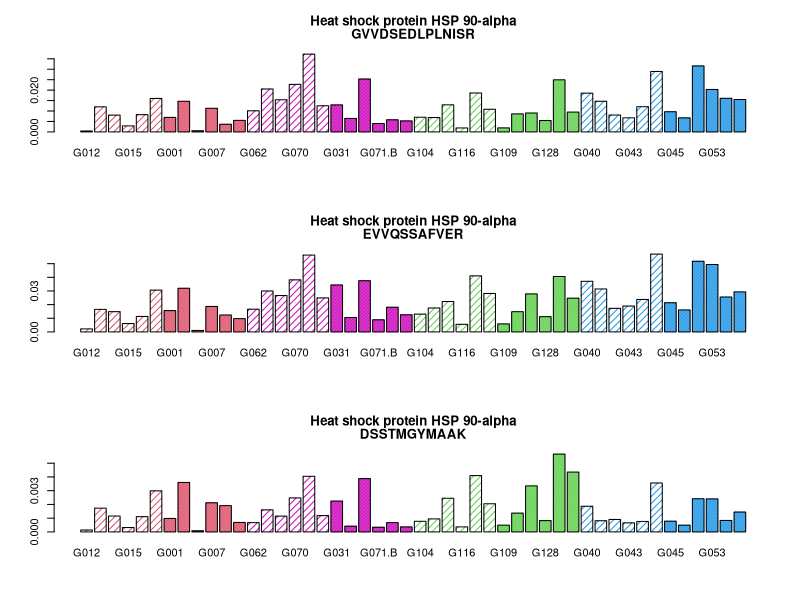
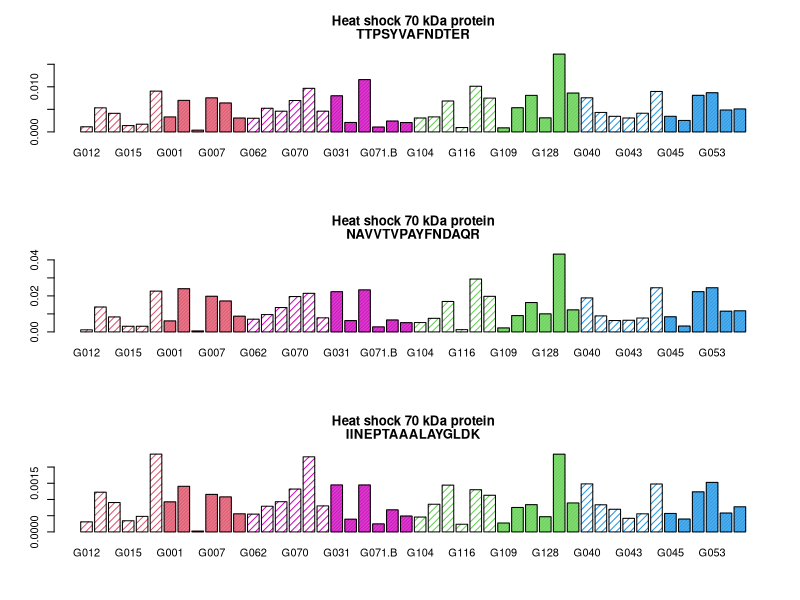
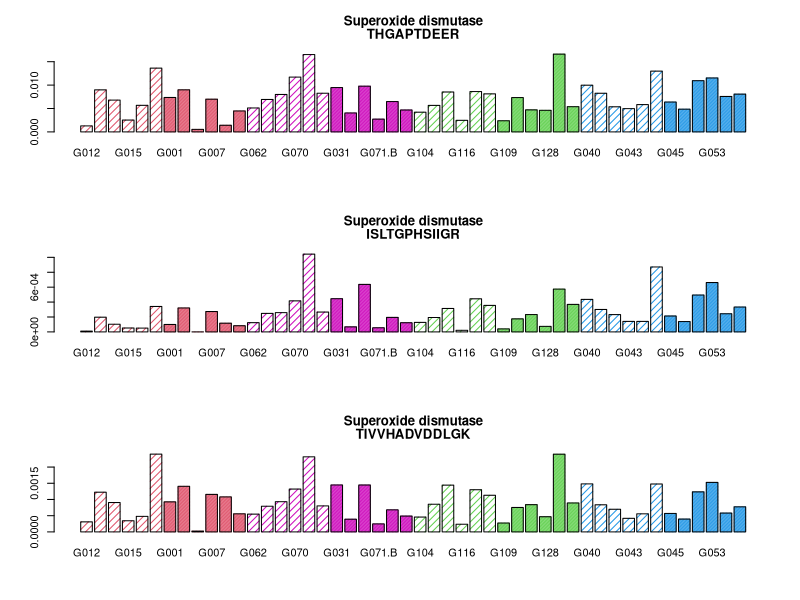
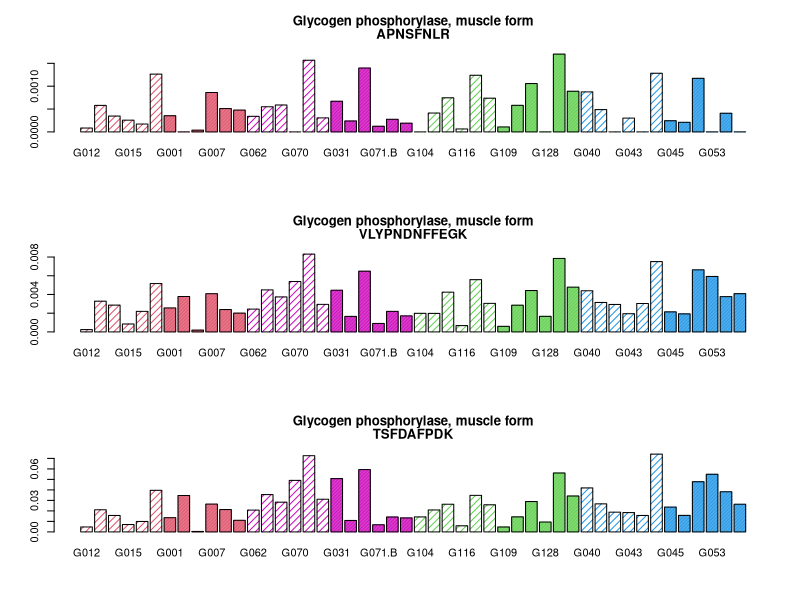
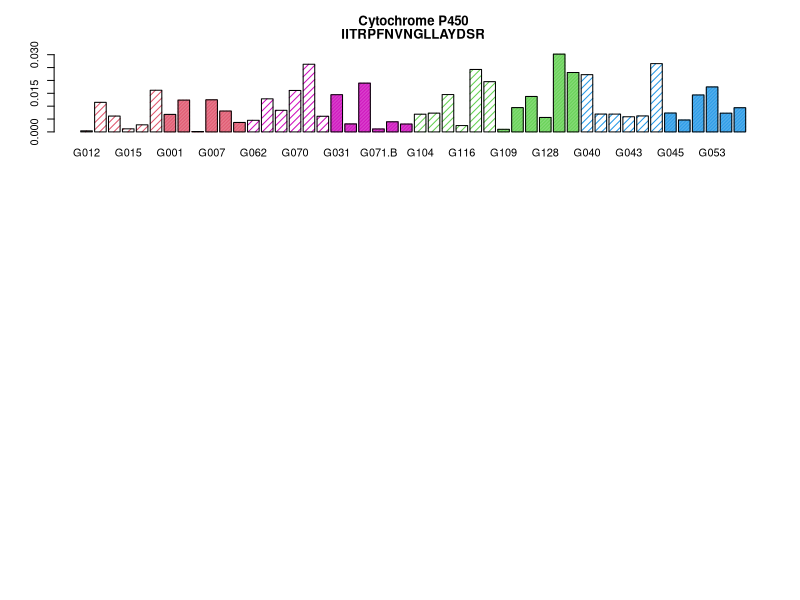

The R script that drew these images, in order: (Note: this script raises an error after producing the figures.)
SRM.data4plots.ordered <- as.matrix(read.csv(file="2017-08-31_SRM.data4plots.ordered.csv", header=TRUE, stringsAsFactors=FALSE, na.strings = "NA", row.names = 1))
SRM.proteins <- as.matrix(read.csv(file="2017-08-31_SRM.proteins.csv", header=TRUE, row.names = 1))

#Color = SRM.data4plots.ordered[117,]
# Symbol =SRM.data4plots.ordered[118,]

#### THE FOLLOWING PLOTS NON-STRINGENT MEAN DATA FOR EACH BIOLOGICAL REP., organized, & color/pattern coded by site/treatment

# HSP 90
par(mfrow=c(3,1))
barplot(SRM.data4plots.ordered[sum(1:3),], main=SRM.proteins[1,c(1:2)], col=SRM.data4plots.ordered[117,], density=SRM.data4plots.ordered[118,])
barplot(SRM.data4plots.ordered[sum(4:6),], main=SRM.proteins[4,c(1:2)], col=SRM.data4plots.ordered[117,], density=SRM.data4plots.ordered[118,])
barplot(SRM.data4plots.ordered[sum(7:9),], main=SRM.proteins[7,c(1:2)], col=SRM.data4plots.ordered[117,], density=SRM.data4plots.ordered[118,])

# HSP 70
par(mfrow=c(3,1))
barplot(SRM.data4plots.ordered[sum(10:12),], main=SRM.proteins[10,c(1:2)], col=SRM.data4plots.ordered[117,], density=SRM.data4plots.ordered[118,])
barplot(SRM.data4plots.ordered[sum(13:15),], main=SRM.proteins[13,c(1:2)], col=SRM.data4plots.ordered[117,], density=SRM.data4plots.ordered[118,])
barplot(SRM.data4plots.ordered[sum(16:18),], main=SRM.proteins[16,c(1:2)], col=SRM.data4plots.ordered[117,], density=SRM.data4plots.ordered[118,])

# SUPEROXIDE DISMUTASE 
par(mfrow=c(3,1))
barplot(SRM.data4plots.ordered[sum(19:21),], main=SRM.proteins[19,c(1:2)], col=SRM.data4plots.ordered[117,], density=SRM.data4plots.ordered[118,])
barplot(SRM.data4plots.ordered[sum(22:24),], main=SRM.proteins[22,c(1:2)], col=SRM.data4plots.ordered[117,], density=SRM.data4plots.ordered[118,])
barplot(SRM.data4plots.ordered[sum(25:26),], main=SRM.proteins[25,c(1:2)], col=SRM.data4plots.ordered[117,], density=SRM.data4plots.ordered[118,])

# GLYCOGEN PHOSPHORYLASE, MUSCLE FORM 
par(mfrow=c(3,1))
barplot(SRM.data4plots.ordered[sum(27:29),], main=SRM.proteins[27,c(1:2)], col=SRM.data4plots.ordered[117,], density=SRM.data4plots.ordered[118,])
barplot(SRM.data4plots.ordered[sum(30:32),], main=SRM.proteins[30,c(1:2)], col=SRM.data4plots.ordered[117,], density=SRM.data4plots.ordered[118,])
barplot(SRM.data4plots.ordered[sum(33:35),], main=SRM.proteins[33,c(1:2)], col=SRM.data4plots.ordered[117,], density=SRM.data4plots.ordered[118,])

# CYTOCHROME P450 #WTF is happening here???? why can't i sum 3 rows together that are 39 and above?!?!?!
par(mfrow=c(3,1))
barplot(SRM.data4plots.ordered[sum(36:38),], main=SRM.proteins[36,c(1:2)], col=SRM.data4plots.ordered[117,], density=SRM.data4plots.ordered[118,])
barplot(SRM.data4plots.ordered[sum(39:41),], main=SRM.proteins[39,c(1:2)], col=SRM.data4plots.ordered[117,], density=SRM.data4plots.ordered[118,])
barplot(SRM.data4plots.ordered[sum(42:44),], main=SRM.proteins[42,c(1:2)], col=SRM.data4plots.ordered[117,], density=SRM.data4plots.ordered[118,])

# trying to troubleshoot / figure out where the problem lies
SRM.data4plots.ordered[sum(36:38),] #sum of rows 36-38 works
SRM.data4plots.ordered[sum(39:41),] #sum of rows 39-41 does NOT work
SRM.data4plots.ordered[mean(39:41),] #but the MEAN of rows 39-41 does work
SRM.data4plots.ordered[sum(39:40),] #this works
SRM.data4plots.ordered[sum(40:41),] #this works
SRM.data4plots.ordered[sum(39,41),] #this works
is.numeric(SRM.data4plots.ordered[39:41,]) #all data in all three rows are numeric
any(is.na(SRM.data4plots.ordered[39:41,])) #no NA data in these three rows

#and this weirdness happens: 
SRM.data4plots.ordered[c(38:40),] #these are rows 38-40
SRM.data4plots.ordered[sum(38:40),] #sum of rows 38-40 is NOT CORRECT 

#### THE REST OF THE BAR PLOTS WON'T WORK, ALL WITH THE SAME ERROR and similar curious behavior 

# 
par(mfrow=c(3,1))
barplot(SRM.data4plots.ordered[sum(45:47),], main=SRM.proteins[45,c(1:2)], col=SRM.data4plots.ordered[117,], density=SRM.data4plots.ordered[118,])
barplot(SRM.data4plots.ordered[sum(48:50),], main=SRM.proteins[48,c(1:2)], col=SRM.data4plots.ordered[117,], density=SRM.data4plots.ordered[118,])
barplot(SRM.data4plots.ordered[sum(51:53),], main=SRM.proteins[51,c(1:2)], col=SRM.data4plots.ordered[117,], density=SRM.data4plots.ordered[118,])

# 
par(mfrow=c(3,1))
barplot(SRM.data4plots.ordered[sum(54:56),], main=SRM.proteins[54,c(1:2)], col=SRM.data4plots.ordered[117,], density=SRM.data4plots.ordered[118,])
barplot(SRM.data4plots.ordered[sum(57:59),], main=SRM.proteins[57,c(1:2)], col=SRM.data4plots.ordered[117,], density=SRM.data4plots.ordered[118,])
barplot(SRM.data4plots.ordered[sum(60:62),], main=SRM.proteins[60,c(1:2)], col=SRM.data4plots.ordered[117,], density=SRM.data4plots.ordered[118,])

# 
par(mfrow=c(3,1))
barplot(SRM.data4plots.ordered[sum(63:65),], main=SRM.proteins[63,c(1:2)], col=SRM.data4plots.ordered[117,], density=SRM.data4plots.ordered[118,])
barplot(SRM.data4plots.ordered[sum(66:68),], main=SRM.proteins[66,c(1:2)], col=SRM.data4plots.ordered[117,], density=SRM.data4plots.ordered[118,])
barplot(SRM.data4plots.ordered[sum(69:71),], main=SRM.proteins[69,c(1:2)], col=SRM.data4plots.ordered[117,], density=SRM.data4plots.ordered[118,])

# 
par(mfrow=c(3,1))
barplot(SRM.data4plots.ordered[sum(72:74),], main=SRM.proteins[72,c(1:2)], col=SRM.data4plots.ordered[117,], density=SRM.data4plots.ordered[118,])
barplot(SRM.data4plots.ordered[sum(75:77),], main=SRM.proteins[75,c(1:2)], col=SRM.data4plots.ordered[117,], density=SRM.data4plots.ordered[118,])
barplot(SRM.data4plots.ordered[sum(78:80),], main=SRM.proteins[78,c(1:2)], col=SRM.data4plots.ordered[117,], density=SRM.data4plots.ordered[118,])

# 
par(mfrow=c(3,1))
barplot(SRM.data4plots.ordered[sum(81:82),], main=SRM.proteins[81,c(1:2)], col=SRM.data4plots.ordered[117,], density=SRM.data4plots.ordered[118,])
barplot(SRM.data4plots.ordered[sum(83:85),], main=SRM.proteins[83,c(1:2)], col=SRM.data4plots.ordered[117,], density=SRM.data4plots.ordered[118,])
barplot(SRM.data4plots.ordered[sum(86:88),], main=SRM.proteins[86,c(1:2)], col=SRM.data4plots.ordered[117,], density=SRM.data4plots.ordered[118,])

# 
par(mfrow=c(3,1))
barplot(SRM.data4plots.ordered[sum(89:91),], main=SRM.proteins[89,c(1:2)], col=SRM.data4plots.ordered[117,], density=SRM.data4plots.ordered[118,])
barplot(SRM.data4plots.ordered[sum(92:94),], main=SRM.proteins[92,c(1:2)], col=SRM.data4plots.ordered[117,], density=SRM.data4plots.ordered[118,])
barplot(SRM.data4plots.ordered[sum(95:97),], main=SRM.proteins[95,c(1:2)], col=SRM.data4plots.ordered[117,], density=SRM.data4plots.ordered[118,])

# 
par(mfrow=c(3,1))
barplot(SRM.data4plots.ordered[sum(98:100),], main=SRM.proteins[98,c(1:2)], col=SRM.data4plots.ordered[117,], density=SRM.data4plots.ordered[118,])
barplot(SRM.data4plots.ordered[sum(101:103),], main=SRM.proteins[101,c(1:2)], col=SRM.data4plots.ordered[117,], density=SRM.data4plots.ordered[118,])
barplot(SRM.data4plots.ordered[sum(104:106),], main=SRM.proteins[104,c(1:2)], col=SRM.data4plots.ordered[117,], density=SRM.data4plots.ordered[118,])

# 
par(mfrow=c(3,1))
barplot(SRM.data4plots.ordered[sum(107:109),], main=SRM.proteins[107,c(1:2)], col=SRM.data4plots.ordered[117,], density=SRM.data4plots.ordered[118,])
barplot(SRM.data4plots.ordered[sum(110:112),], main=SRM.proteins[110,c(1:2)], col=SRM.data4plots.ordered[117,], density=SRM.data4plots.ordered[118,])
barplot(SRM.data4plots.ordered[sum(113:115),], main=SRM.proteins[113,c(1:2)], col=SRM.data4plots.ordered[117,], density=SRM.data4plots.ordered[118,])